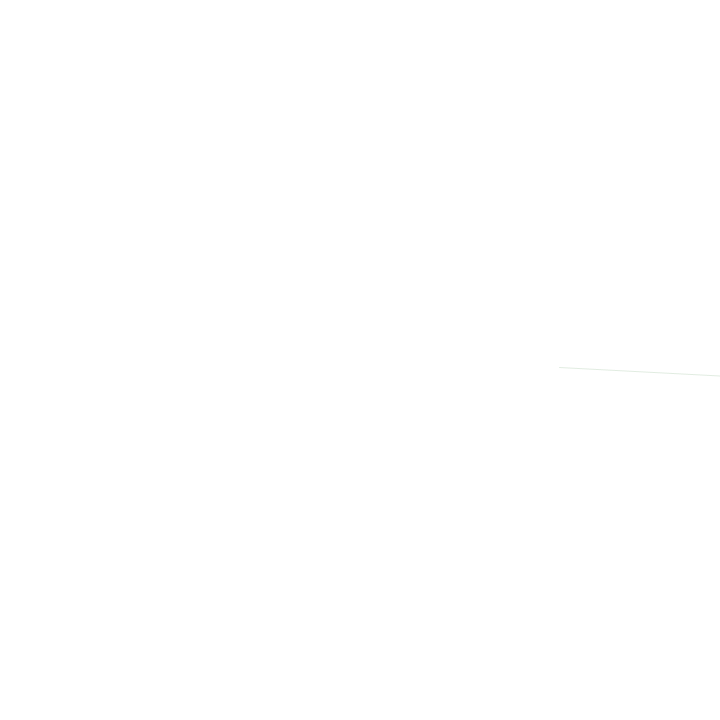
Frame 1 (no input)
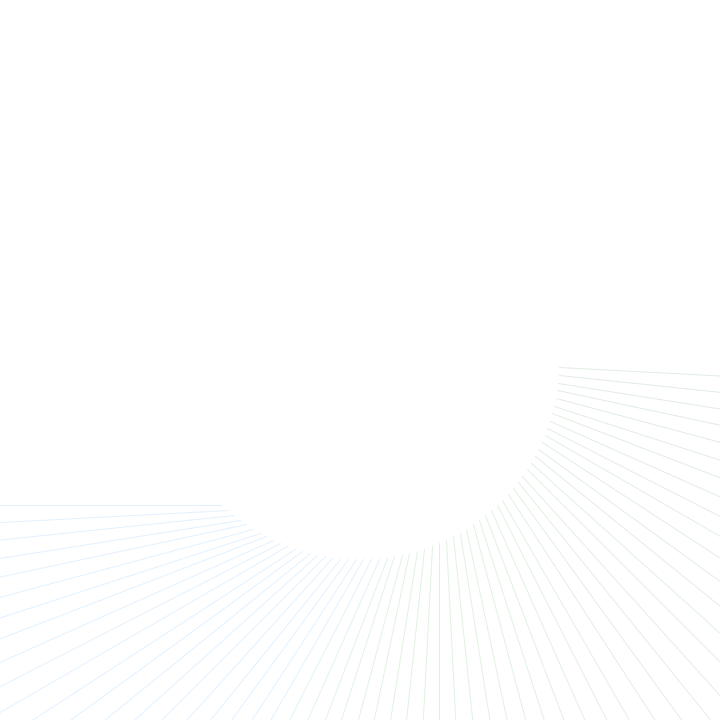
Frame 60 (the mouse pressed at the canvas centre just before this capture)
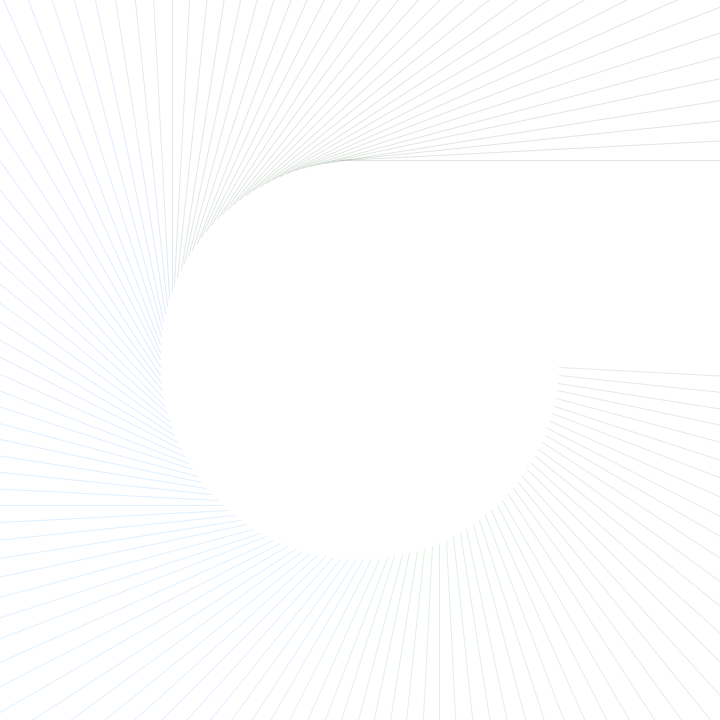
Frame 120 (the mouse held since frame 60 and released just before this capture)

The Processing sketch that drew these frames (run headless with seeded random() and noise(); from frame 60 on, the mouse is pressed at the canvas centre):

// Processing sketch: processing_147279
// ── processing_147279.pde

float raggio1 = 200;  
float raggio2 = 700;  
float raggio3 = 160;   
float raggio4 = 50;   

float passoAngolo1 = PI/81;  
float passoAngolo2 = PI/60; 
float passoAngolo3 = PI/100;  
float passoAngolo4 = PI/900;    

void setup()
{
  size(720,720);
  stroke(255,40);
  background(255);
}

void draw () 
{

  float c0x = 360;
  float c0y = 360;
  

  float angolo1 = frameCount*passoAngolo1;
  float c1x = c0x + cos(angolo1)*raggio1;
  float c1y = c0y + sin(angolo1)*raggio1;
  

  float angolo2 = frameCount*passoAngolo2;
  float c2x = c1x + cos(angolo2)*raggio2;
  float c2y = c1y + sin(angolo2)*raggio2;

  float angolo3 = frameCount*passoAngolo3;
  float c3x = c2x + cos(angolo3)*raggio3;
  float c3y = c2y + sin(angolo3)*raggio3;
  
 
  float angolo4 = frameCount*passoAngolo4;
  float c4x = c3x + cos(angolo4)*raggio4;
  float c4y = c3y + sin(angolo4)*raggio4;
  
  float rosso = (0);
  float verde = c1y/4;
  float blu = 255-c2x/1;
  float alfa = (30);
  stroke(rosso, verde, blu, alfa);


  line(c1x,c1y, c2x,c2y);  
  line(c2x,c2y, c3x,c3y); 
  line(c3x,c3y, c4x,c4y);
}
